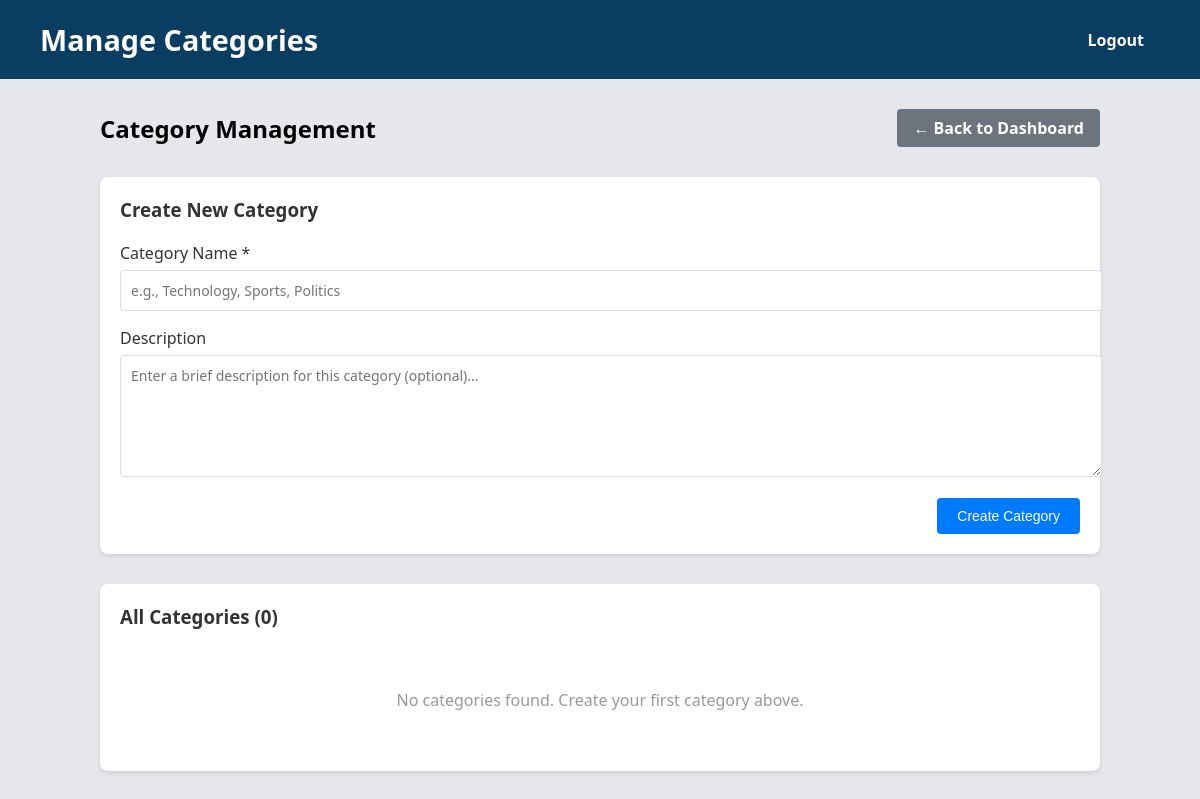
Before: /manage_categories.php (signed in) with the older database file.
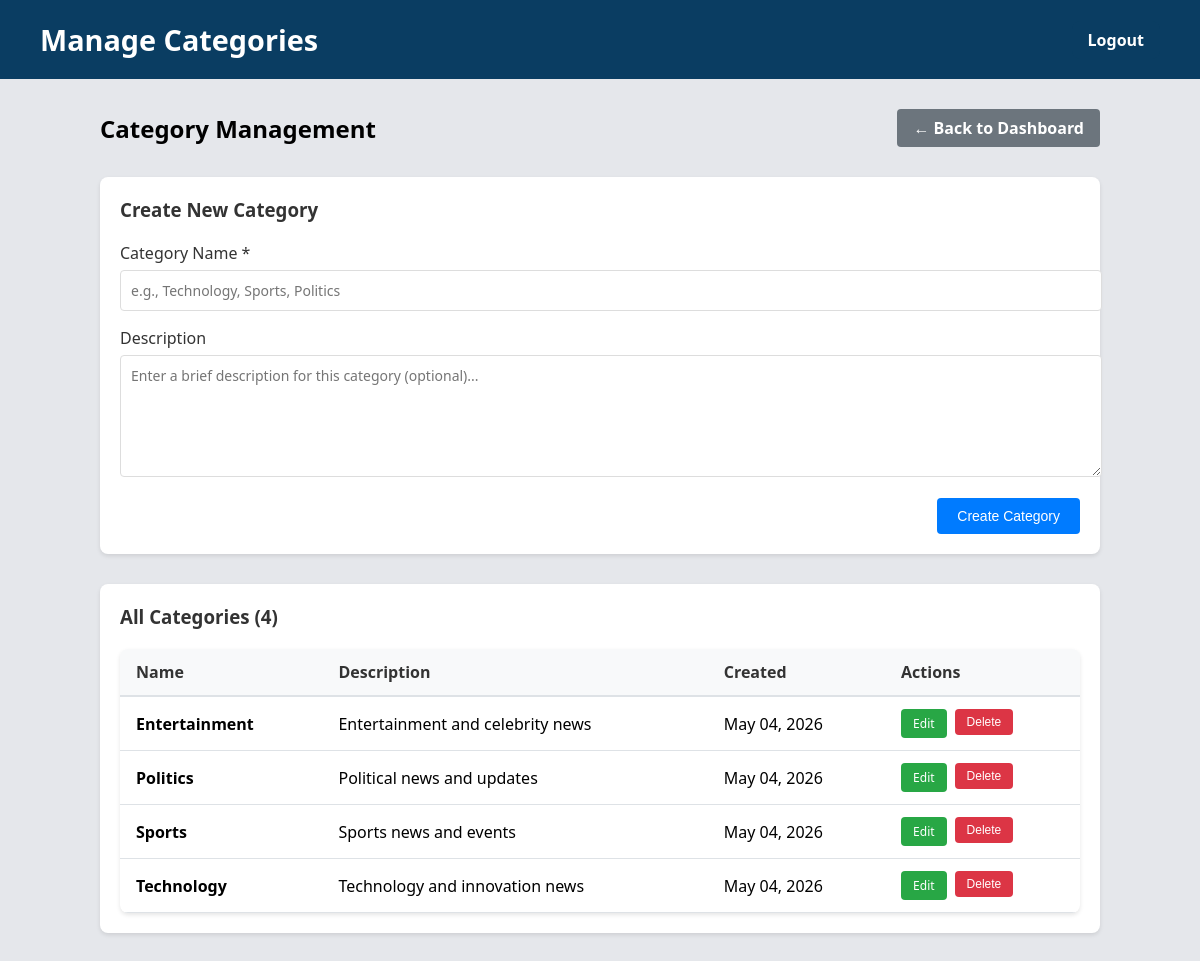
After: the same page with the newer database file.
### tables this page shows
CREATE TABLE IF NOT EXISTS categories (
  id INT AUTO_INCREMENT PRIMARY KEY,
  name VARCHAR(100) NOT NULL UNIQUE,
  description TEXT,
  created_at TIMESTAMP NOT NULL DEFAULT CURRENT_TIMESTAMP
);

### manage_categories.php (the view, shortened to what this page needs)
<?php
require 'db.php';
$categories = [];
$result = $conn->query("SELECT id, name, description, created_at FROM categories ORDER BY name ASC");
if ($result) {
    while ($row = $result->fetch_assoc()) {
        $categories[] = $row;
    }
}
$editCategory = null;
?>
<!DOCTYPE html>
<html lang="en">
<head>
    <link rel="stylesheet" href="style.css">
</head>
<body>
    <header>
        <h1>Manage Categories</h1>
        <div class="logout">
            <a href="logout.php">Logout</a>
        </div>
    </header>
    <div class="manage-categories-container">
        <div class="categories-header">
            <h2>Category Management</h2>
            <a href="admin_dashboard.php" class="back-link">← Back to Dashboard</a>
        </div>
        <div class="form-section">
            <h3><?php echo $editCategory ? 'Edit Category' : 'Create New Category'; ?></h3>
            <form method="POST" action="manage_categories.php">
                <div class="form-group">
                    <label for="name">Category Name *</label>
                    <input type="text" id="name" name="name" required maxlength="100"
                           value="<?php echo htmlspecialchars($editCategory['name'] ?? ''); ?>"
                           placeholder="e.g., Technology, Sports, Politics">
                </div>
                <div class="form-group">
                    <label for="description">Description</label>
                    <textarea id="description" name="description"
                              placeholder="Enter a brief description for this category (optional)..."><?php echo htmlspecialchars($editCategory['description'] ?? ''); ?></textarea>
                </div>
                <div class="form-actions">
                    <button type="submit" name="save_category" class="btn btn-primary">
                        <?php echo $editCategory ? 'Update Category' : 'Create Category'; ?>
                    </button>
                </div>
            </form>
        </div>
        <div class="form-section">
            <h3>All Categories (<?php echo count($categories); ?>)</h3>
            <?php if (empty($categories)): ?>
                <div class="empty-state">
                    <p>No categories found. Create your first category above.</p>
                </div>
            <?php else: ?>
                <table class="categories-table">
                    <thead>
                        <tr>
                            <th>Name</th>
                            <th>Description</th>
                            <th>Created</th>
                            <th>Actions</th>
                        </tr>
                    </thead>
                    <tbody>
                        <?php foreach ($categories as $cat): ?>
                            <tr>
                                <td><strong><?php echo htmlspecialchars($cat['name']); ?></strong></td>
                                <td><?php echo htmlspecialchars($cat['description'] ?? '-'); ?></td>
                                <td><?php echo date('M d, Y', strtotime($cat['created_at'])); ?></td>
                                <td>
                                    <div class="table-actions">
                                        <a href="manage_categories.php?edit_id=<?php echo $cat['id']; ?>" class="btn btn-sm btn-edit">Edit</a>
                                        <form method="POST" style="display: inline;" onsubmit="return confirm('Are you sure you want to delete this category?');">
                                            <button type="submit" name="delete_category" class="btn btn-sm btn-delete">Delete</button>
                                        </form>
                                    </div>
                                </td>
                            </tr>
                        <?php endforeach; ?>
                    </tbody>
                </table>
            <?php endif; ?>
        </div>
    </div>
</body>
</html>

### style.css (style rules this page uses)
body { font-family: 'Segoe UI', Tahoma, Geneva, Verdana, sans-serif; background: #e5e7eb; margin: 0; }
header { background-color: #0a3d62; color: #fff; padding: 20px 40px; display: flex; justify-content: space-between; align-items: center; }
header h1 { margin: 0; font-size: 1.8rem; }
header .logout a { color: #fff; background-color: #0a3d62; padding: 8px 16px; border-radius: 8px; text-decoration: none; font-weight: 600; transition: background 0.3s; }
.back-link { color: #1e40af; text-decoration: none; font-weight: 600; }
.empty-state { margin: 0; color: #64748b; }

### manage_categories.php (style rules this page uses)
.manage-categories-container { max-width: 1000px; margin: 30px auto; padding: 0 20px; }
.categories-header { display: flex; justify-content: space-between; align-items: center; margin-bottom: 30px; flex-wrap: wrap; gap: 20px; }
.categories-header h2 { margin: 0; }
.back-link { display: inline-block; padding: 8px 16px; background: #6c757d; color: white; text-decoration: none; border-radius: 4px; transition: background 0.3s; }
.form-section { background: white; padding: 20px; border-radius: 8px; box-shadow: 0 2px 4px rgba(0,0,0,0.1); margin-bottom: 30px; }
.form-section h3 { margin-top: 0; margin-bottom: 20px; color: #333; }
.form-group { margin-bottom: 16px; }
.form-group label { display: block; margin-bottom: 6px; font-weight: 500; color: #333; }
.form-group input, .form-group textarea { width: 100%; padding: 10px; border: 1px solid #ddd; border-radius: 4px; font-size: 14px; font-family: inherit; }
.form-group textarea { resize: vertical; min-height: 100px; }
.form-actions { display: flex; gap: 10px; justify-content: flex-end; }
.btn { padding: 10px 20px; border: none; border-radius: 4px; font-size: 14px; cursor: pointer; transition: background 0.3s; }
.btn-primary { background: #007bff; color: white; }
.categories-table { width: 100%; border-collapse: collapse; background: white; border-radius: 8px; overflow: hidden; box-shadow: 0 2px 4px rgba(0,0,0,0.1); }
.categories-table thead { background: #f8f9fa; }
.categories-table th { padding: 12px 16px; text-align: left; font-weight: 600; color: #333; border-bottom: 2px solid #dee2e6; }
.categories-table td { padding: 12px 16px; border-bottom: 1px solid #dee2e6; }
.table-actions { display: flex; gap: 8px; }
.btn-sm { padding: 6px 12px; font-size: 12px; }
.btn-edit { background: #28a745; color: white; text-decoration: none; display: inline-block; border-radius: 4px; transition: background 0.3s; }
.btn-delete { background: #dc3545; color: white; border: none; cursor: pointer; border-radius: 4px; transition: background 0.3s; }
.empty-state { text-align: center; padding: 40px 20px; color: #999; }
.empty-state p { margin: 0; }

Changed rows visible on the page:
added categories: name "Entertainment", description "Entertainment and celebrity news", created_at "May 04, 2026"
added categories: name "Politics", description "Political news and updates", created_at "May 04, 2026"
added categories: name "Sports", description "Sports news and events", created_at "May 04, 2026"
added categories: name "Technology", description "Technology and innovation news", created_at "May 04, 2026"
Other visible differences:
count($categories): "0" → "4"
text no longer shown: "No categories found. Create your first category above."
text now shown: "Name Description Created Actions"
